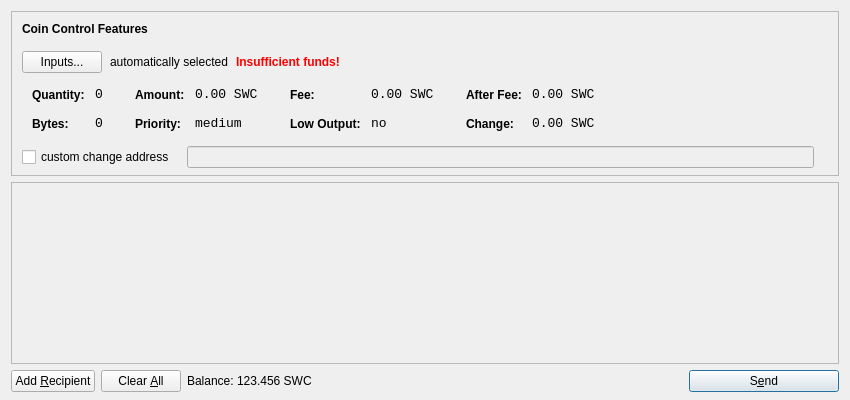
<?xml version="1.0" encoding="UTF-8"?>
<ui version="4.0">
 <class>SendCoinsDialog</class>
 <widget class="QDialog" name="SendCoinsDialog">
  <property name="geometry">
   <rect>
    <x>0</x>
    <y>0</y>
    <width>850</width>
    <height>400</height>
   </rect>
  </property>
  <property name="windowTitle">
   <string>Send Coins</string>
  </property>
  <layout class="QVBoxLayout" name="verticalLayout" stretch="0,1,0">
   <property name="bottomMargin">
    <number>8</number>
   </property>
   <item>
    <widget class="QFrame" name="frameCoinControl">
     <property name="sizePolicy">
      <sizepolicy hsizetype="Expanding" vsizetype="Expanding">
       <horstretch>0</horstretch>
       <verstretch>0</verstretch>
      </sizepolicy>
     </property>
     <property name="maximumSize">
      <size>
       <width>16777215</width>
       <height>16777215</height>
      </size>
     </property>
     <property name="frameShape">
      <enum>QFrame::StyledPanel</enum>
     </property>
     <property name="frameShadow">
      <enum>QFrame::Sunken</enum>
     </property>
     <layout class="QVBoxLayout" name="verticalLayoutCoinControl2">
      <property name="spacing">
       <number>-1</number>
      </property>
      <property name="leftMargin">
       <number>0</number>
      </property>
      <property name="topMargin">
       <number>0</number>
      </property>
      <property name="rightMargin">
       <number>0</number>
      </property>
      <property name="bottomMargin">
       <number>6</number>
      </property>
      <item>
       <layout class="QVBoxLayout" name="verticalLayoutCoinControl" stretch="0,0,0,0,1">
        <property name="spacing">
         <number>0</number>
        </property>
        <property name="leftMargin">
         <number>10</number>
        </property>
        <property name="topMargin">
         <number>10</number>
        </property>
        <item>
         <layout class="QHBoxLayout" name="horizontalLayoutCoinControl1">
          <property name="bottomMargin">
           <number>15</number>
          </property>
          <item>
           <widget class="QLabel" name="labelCoinControlFeatures">
            <property name="sizePolicy">
             <sizepolicy hsizetype="Preferred" vsizetype="Maximum">
              <horstretch>0</horstretch>
              <verstretch>0</verstretch>
             </sizepolicy>
            </property>
            <property name="font">
             <font>
              <weight>75</weight>
              <bold>true</bold>
             </font>
            </property>
            <property name="styleSheet">
             <string notr="true">font-weight:bold;</string>
            </property>
            <property name="text">
             <string>Coin Control Features</string>
            </property>
           </widget>
          </item>
         </layout>
        </item>
        <item>
         <layout class="QHBoxLayout" name="horizontalLayoutCoinControl2" stretch="0,0,0,0">
          <property name="spacing">
           <number>8</number>
          </property>
          <property name="bottomMargin">
           <number>10</number>
          </property>
          <item>
           <widget class="QPushButton" name="pushButtonCoinControl">
            <property name="styleSheet">
             <string notr="true"/>
            </property>
            <property name="text">
             <string>Inputs...</string>
            </property>
           </widget>
          </item>
          <item>
           <widget class="QLabel" name="labelCoinControlAutomaticallySelected">
            <property name="text">
             <string>automatically selected</string>
            </property>
            <property name="margin">
             <number>5</number>
            </property>
           </widget>
          </item>
          <item>
           <widget class="QLabel" name="labelCoinControlInsuffFunds">
            <property name="font">
             <font>
              <weight>75</weight>
              <bold>true</bold>
             </font>
            </property>
            <property name="styleSheet">
             <string notr="true">color:red;font-weight:bold;</string>
            </property>
            <property name="text">
             <string>Insufficient funds!</string>
            </property>
            <property name="margin">
             <number>5</number>
            </property>
           </widget>
          </item>
          <item>
           <spacer name="horizontalSpacerCoinControl">
            <property name="orientation">
             <enum>Qt::Horizontal</enum>
            </property>
            <property name="sizeHint" stdset="0">
             <size>
              <width>40</width>
              <height>1</height>
             </size>
            </property>
           </spacer>
          </item>
         </layout>
        </item>
        <item>
         <widget class="QWidget" name="widgetCoinControl" native="true">
          <property name="sizePolicy">
           <sizepolicy hsizetype="Preferred" vsizetype="Preferred">
            <horstretch>0</horstretch>
            <verstretch>0</verstretch>
           </sizepolicy>
          </property>
          <property name="minimumSize">
           <size>
            <width>0</width>
            <height>0</height>
           </size>
          </property>
          <property name="styleSheet">
           <string notr="true"/>
          </property>
          <layout class="QHBoxLayout" name="horizontalLayoutCoinControl5">
           <property name="leftMargin">
            <number>0</number>
           </property>
           <property name="topMargin">
            <number>0</number>
           </property>
           <property name="rightMargin">
            <number>0</number>
           </property>
           <property name="bottomMargin">
            <number>0</number>
           </property>
           <item>
            <layout class="QHBoxLayout" name="horizontalLayoutCoinControl3" stretch="0,0,0,1">
             <property name="spacing">
              <number>20</number>
             </property>
             <property name="topMargin">
              <number>0</number>
             </property>
             <property name="bottomMargin">
              <number>10</number>
             </property>
             <item>
              <layout class="QFormLayout" name="formLayoutCoinControl1">
               <property name="horizontalSpacing">
                <number>10</number>
               </property>
               <property name="verticalSpacing">
                <number>14</number>
               </property>
               <property name="leftMargin">
                <number>10</number>
               </property>
               <property name="topMargin">
                <number>4</number>
               </property>
               <property name="rightMargin">
                <number>6</number>
               </property>
               <item row="0" column="0">
                <widget class="QLabel" name="labelCoinControlQuantityText">
                 <property name="styleSheet">
                  <string notr="true">font-weight:bold;</string>
                 </property>
                 <property name="text">
                  <string>Quantity:</string>
                 </property>
                 <property name="margin">
                  <number>0</number>
                 </property>
                </widget>
               </item>
               <item row="0" column="1">
                <widget class="QLabel" name="labelCoinControlQuantity">
                 <property name="font">
                  <font>
                   <family>Monospace</family>
                   <pointsize>10</pointsize>
                  </font>
                 </property>
                 <property name="cursor">
                  <cursorShape>IBeamCursor</cursorShape>
                 </property>
                 <property name="contextMenuPolicy">
                  <enum>Qt::ActionsContextMenu</enum>
                 </property>
                 <property name="text">
                  <string notr="true">0</string>
                 </property>
                 <property name="margin">
                  <number>0</number>
                 </property>
                 <property name="textInteractionFlags">
                  <set>Qt::LinksAccessibleByMouse|Qt::TextSelectableByKeyboard|Qt::TextSelectableByMouse</set>
                 </property>
                </widget>
               </item>
               <item row="1" column="0">
                <widget class="QLabel" name="labelCoinControlBytesText">
                 <property name="styleSheet">
                  <string notr="true">font-weight:bold;</string>
                 </property>
                 <property name="text">
                  <string>Bytes:</string>
                 </property>
                </widget>
               </item>
               <item row="1" column="1">
                <widget class="QLabel" name="labelCoinControlBytes">
                 <property name="font">
                  <font>
                   <family>Monospace</family>
                   <pointsize>10</pointsize>
                  </font>
                 </property>
                 <property name="cursor">
                  <cursorShape>IBeamCursor</cursorShape>
                 </property>
                 <property name="contextMenuPolicy">
                  <enum>Qt::ActionsContextMenu</enum>
                 </property>
                 <property name="text">
                  <string notr="true">0</string>
                 </property>
                 <property name="textInteractionFlags">
                  <set>Qt::LinksAccessibleByMouse|Qt::TextSelectableByKeyboard|Qt::TextSelectableByMouse</set>
                 </property>
                </widget>
               </item>
              </layout>
             </item>
             <item>
              <layout class="QFormLayout" name="formLayoutCoinControl2">
               <property name="horizontalSpacing">
                <number>10</number>
               </property>
               <property name="verticalSpacing">
                <number>14</number>
               </property>
               <property name="leftMargin">
                <number>6</number>
               </property>
               <property name="topMargin">
                <number>4</number>
               </property>
               <property name="rightMargin">
                <number>6</number>
               </property>
               <item row="0" column="0">
                <widget class="QLabel" name="labelCoinControlAmountText">
                 <property name="styleSheet">
                  <string notr="true">font-weight:bold;</string>
                 </property>
                 <property name="text">
                  <string>Amount:</string>
                 </property>
                 <property name="margin">
                  <number>0</number>
                 </property>
                </widget>
               </item>
               <item row="0" column="1">
                <widget class="QLabel" name="labelCoinControlAmount">
                 <property name="font">
                  <font>
                   <family>Monospace</family>
                   <pointsize>10</pointsize>
                  </font>
                 </property>
                 <property name="cursor">
                  <cursorShape>IBeamCursor</cursorShape>
                 </property>
                 <property name="contextMenuPolicy">
                  <enum>Qt::ActionsContextMenu</enum>
                 </property>
                 <property name="text">
                  <string notr="true">0.00 SWC</string>
                 </property>
                 <property name="textInteractionFlags">
                  <set>Qt::LinksAccessibleByMouse|Qt::TextSelectableByKeyboard|Qt::TextSelectableByMouse</set>
                 </property>
                </widget>
               </item>
               <item row="1" column="0">
                <widget class="QLabel" name="labelCoinControlPriorityText">
                 <property name="styleSheet">
                  <string notr="true">font-weight:bold;</string>
                 </property>
                 <property name="text">
                  <string>Priority:</string>
                 </property>
                </widget>
               </item>
               <item row="1" column="1">
                <widget class="QLabel" name="labelCoinControlPriority">
                 <property name="font">
                  <font>
                   <family>Monospace</family>
                   <pointsize>10</pointsize>
                  </font>
                 </property>
                 <property name="cursor">
                  <cursorShape>IBeamCursor</cursorShape>
                 </property>
                 <property name="contextMenuPolicy">
                  <enum>Qt::ActionsContextMenu</enum>
                 </property>
                 <property name="text">
                  <string>medium</string>
                 </property>
                 <property name="textInteractionFlags">
                  <set>Qt::LinksAccessibleByMouse|Qt::TextSelectableByKeyboard|Qt::TextSelectableByMouse</set>
                 </property>
                </widget>
               </item>
              </layout>
             </item>
             <item>
              <layout class="QFormLayout" name="formLayoutCoinControl3">
               <property name="horizontalSpacing">
                <number>10</number>
               </property>
               <property name="verticalSpacing">
                <number>14</number>
               </property>
               <property name="leftMargin">
                <number>6</number>
               </property>
               <property name="topMargin">
                <number>4</number>
               </property>
               <property name="rightMargin">
                <number>6</number>
               </property>
               <item row="0" column="0">
                <widget class="QLabel" name="labelCoinControlFeeText">
                 <property name="styleSheet">
                  <string notr="true">font-weight:bold;</string>
                 </property>
                 <property name="text">
                  <string>Fee:</string>
                 </property>
                 <property name="margin">
                  <number>0</number>
                 </property>
                </widget>
               </item>
               <item row="0" column="1">
                <widget class="QLabel" name="labelCoinControlFee">
                 <property name="font">
                  <font>
                   <family>Monospace</family>
                   <pointsize>10</pointsize>
                  </font>
                 </property>
                 <property name="cursor">
                  <cursorShape>IBeamCursor</cursorShape>
                 </property>
                 <property name="contextMenuPolicy">
                  <enum>Qt::ActionsContextMenu</enum>
                 </property>
                 <property name="text">
                  <string notr="true">0.00 SWC</string>
                 </property>
                 <property name="textInteractionFlags">
                  <set>Qt::LinksAccessibleByMouse|Qt::TextSelectableByKeyboard|Qt::TextSelectableByMouse</set>
                 </property>
                </widget>
               </item>
               <item row="1" column="0">
                <widget class="QLabel" name="labelCoinControlLowOutputText">
                 <property name="styleSheet">
                  <string notr="true">font-weight:bold;</string>
                 </property>
                 <property name="text">
                  <string>Low Output:</string>
                 </property>
                </widget>
               </item>
               <item row="1" column="1">
                <widget class="QLabel" name="labelCoinControlLowOutput">
                 <property name="font">
                  <font>
                   <family>Monospace</family>
                   <pointsize>10</pointsize>
                  </font>
                 </property>
                 <property name="cursor">
                  <cursorShape>IBeamCursor</cursorShape>
                 </property>
                 <property name="contextMenuPolicy">
                  <enum>Qt::ActionsContextMenu</enum>
                 </property>
                 <property name="text">
                  <string>no</string>
                 </property>
                 <property name="textInteractionFlags">
                  <set>Qt::LinksAccessibleByMouse|Qt::TextSelectableByKeyboard|Qt::TextSelectableByMouse</set>
                 </property>
                </widget>
               </item>
              </layout>
             </item>
             <item>
              <layout class="QFormLayout" name="formLayoutCoinControl4">
               <property name="horizontalSpacing">
                <number>10</number>
               </property>
               <property name="verticalSpacing">
                <number>14</number>
               </property>
               <property name="leftMargin">
                <number>6</number>
               </property>
               <property name="topMargin">
                <number>4</number>
               </property>
               <property name="rightMargin">
                <number>6</number>
               </property>
               <item row="0" column="0">
                <widget class="QLabel" name="labelCoinControlAfterFeeText">
                 <property name="styleSheet">
                  <string notr="true">font-weight:bold;</string>
                 </property>
                 <property name="text">
                  <string>After Fee:</string>
                 </property>
                 <property name="margin">
                  <number>0</number>
                 </property>
                </widget>
               </item>
               <item row="0" column="1">
                <widget class="QLabel" name="labelCoinControlAfterFee">
                 <property name="font">
                  <font>
                   <family>Monospace</family>
                   <pointsize>10</pointsize>
                  </font>
                 </property>
                 <property name="cursor">
                  <cursorShape>IBeamCursor</cursorShape>
                 </property>
                 <property name="contextMenuPolicy">
                  <enum>Qt::ActionsContextMenu</enum>
                 </property>
                 <property name="text">
                  <string notr="true">0.00 SWC</string>
                 </property>
                 <property name="textInteractionFlags">
                  <set>Qt::LinksAccessibleByMouse|Qt::TextSelectableByKeyboard|Qt::TextSelectableByMouse</set>
                 </property>
                </widget>
               </item>
               <item row="1" column="0">
                <widget class="QLabel" name="labelCoinControlChangeText">
                 <property name="styleSheet">
                  <string notr="true">font-weight:bold;</string>
                 </property>
                 <property name="text">
                  <string>Change:</string>
                 </property>
                </widget>
               </item>
               <item row="1" column="1">
                <widget class="QLabel" name="labelCoinControlChange">
                 <property name="font">
                  <font>
                   <family>Monospace</family>
                   <pointsize>10</pointsize>
                  </font>
                 </property>
                 <property name="cursor">
                  <cursorShape>IBeamCursor</cursorShape>
                 </property>
                 <property name="contextMenuPolicy">
                  <enum>Qt::ActionsContextMenu</enum>
                 </property>
                 <property name="text">
                  <string notr="true">0.00 SWC</string>
                 </property>
                 <property name="textInteractionFlags">
                  <set>Qt::LinksAccessibleByMouse|Qt::TextSelectableByKeyboard|Qt::TextSelectableByMouse</set>
                 </property>
                </widget>
               </item>
              </layout>
             </item>
            </layout>
           </item>
          </layout>
         </widget>
        </item>
        <item>
         <layout class="QHBoxLayout" name="horizontalLayoutCoinControl4" stretch="0,0,0">
          <property name="spacing">
           <number>12</number>
          </property>
          <property name="sizeConstraint">
           <enum>QLayout::SetDefaultConstraint</enum>
          </property>
          <property name="topMargin">
           <number>5</number>
          </property>
          <property name="rightMargin">
           <number>5</number>
          </property>
          <item>
           <widget class="QCheckBox" name="checkBoxCoinControlChange">
            <property name="text">
             <string>custom change address</string>
            </property>
           </widget>
          </item>
          <item>
           <widget class="QLineEdit" name="lineEditCoinControlChange">
            <property name="enabled">
             <bool>false</bool>
            </property>
            <property name="sizePolicy">
             <sizepolicy hsizetype="Expanding" vsizetype="Fixed">
              <horstretch>0</horstretch>
              <verstretch>0</verstretch>
             </sizepolicy>
            </property>
           </widget>
          </item>
          <item>
           <widget class="QLabel" name="labelCoinControlChangeLabel">
            <property name="sizePolicy">
             <sizepolicy hsizetype="Preferred" vsizetype="Expanding">
              <horstretch>0</horstretch>
              <verstretch>0</verstretch>
             </sizepolicy>
            </property>
            <property name="minimumSize">
             <size>
              <width>0</width>
              <height>0</height>
             </size>
            </property>
            <property name="text">
             <string/>
            </property>
            <property name="margin">
             <number>3</number>
            </property>
           </widget>
          </item>
         </layout>
        </item>
        <item>
         <spacer name="verticalSpacerCoinControl">
          <property name="orientation">
           <enum>Qt::Vertical</enum>
          </property>
          <property name="sizeHint" stdset="0">
           <size>
            <width>800</width>
            <height>1</height>
           </size>
          </property>
         </spacer>
        </item>
       </layout>
      </item>
     </layout>
    </widget>
   </item>
   <item>
    <widget class="QScrollArea" name="scrollArea">
     <property name="widgetResizable">
      <bool>true</bool>
     </property>
     <widget class="QWidget" name="scrollAreaWidgetContents">
      <property name="geometry">
       <rect>
        <x>0</x>
        <y>0</y>
        <width>824</width>
        <height>141</height>
       </rect>
      </property>
      <layout class="QVBoxLayout" name="verticalLayout_2">
       <property name="leftMargin">
        <number>0</number>
       </property>
       <property name="topMargin">
        <number>0</number>
       </property>
       <property name="rightMargin">
        <number>0</number>
       </property>
       <property name="bottomMargin">
        <number>0</number>
       </property>
       <item>
        <layout class="QVBoxLayout" name="entries">
         <property name="spacing">
          <number>6</number>
         </property>
        </layout>
       </item>
       <item>
        <spacer name="verticalSpacer">
         <property name="orientation">
          <enum>Qt::Vertical</enum>
         </property>
         <property name="sizeHint" stdset="0">
          <size>
           <width>20</width>
           <height>40</height>
          </size>
         </property>
        </spacer>
       </item>
      </layout>
     </widget>
    </widget>
   </item>
   <item>
    <layout class="QHBoxLayout" name="horizontalLayout">
     <item>
      <widget class="QPushButton" name="addButton">
       <property name="toolTip">
        <string>Send to multiple recipients at once</string>
       </property>
       <property name="text">
        <string>Add &amp;Recipient</string>
       </property>
       <property name="icon">
        <iconset resource="../bitcoin.qrc">
         <normaloff>:/icons/add</normaloff>:/icons/add</iconset>
       </property>
       <property name="autoDefault">
        <bool>false</bool>
       </property>
      </widget>
     </item>
     <item>
      <widget class="QPushButton" name="clearButton">
       <property name="sizePolicy">
        <sizepolicy hsizetype="Minimum" vsizetype="Fixed">
         <horstretch>0</horstretch>
         <verstretch>0</verstretch>
        </sizepolicy>
       </property>
       <property name="toolTip">
        <string>Remove all transaction fields</string>
       </property>
       <property name="text">
        <string>Clear &amp;All</string>
       </property>
       <property name="icon">
        <iconset resource="../bitcoin.qrc">
         <normaloff>:/icons/remove</normaloff>:/icons/remove</iconset>
       </property>
       <property name="autoRepeatDelay">
        <number>300</number>
       </property>
       <property name="autoDefault">
        <bool>false</bool>
       </property>
      </widget>
     </item>
     <item>
      <layout class="QHBoxLayout" name="horizontalLayout_2">
       <property name="spacing">
        <number>3</number>
       </property>
       <item>
        <widget class="QLabel" name="label">
         <property name="text">
          <string>Balance:</string>
         </property>
        </widget>
       </item>
       <item>
        <widget class="QLabel" name="labelBalance">
         <property name="cursor">
          <cursorShape>IBeamCursor</cursorShape>
         </property>
         <property name="text">
          <string>123.456 SWC</string>
         </property>
         <property name="textInteractionFlags">
          <set>Qt::LinksAccessibleByMouse|Qt::TextSelectableByKeyboard|Qt::TextSelectableByMouse</set>
         </property>
        </widget>
       </item>
      </layout>
     </item>
     <item>
      <spacer name="horizontalSpacer">
       <property name="orientation">
        <enum>Qt::Horizontal</enum>
       </property>
       <property name="sizeHint" stdset="0">
        <size>
         <width>40</width>
         <height>20</height>
        </size>
       </property>
      </spacer>
     </item>
     <item>
      <widget class="QPushButton" name="sendButton">
       <property name="minimumSize">
        <size>
         <width>150</width>
         <height>0</height>
        </size>
       </property>
       <property name="toolTip">
        <string>Confirm the send action</string>
       </property>
       <property name="text">
        <string>S&amp;end</string>
       </property>
       <property name="icon">
        <iconset resource="../bitcoin.qrc">
         <normaloff>:/icons/send</normaloff>:/icons/send</iconset>
       </property>
       <property name="default">
        <bool>true</bool>
       </property>
      </widget>
     </item>
    </layout>
   </item>
  </layout>
 </widget>
 <resources>
  <include location="../bitcoin.qrc"/>
 </resources>
 <connections/>
</ui>
